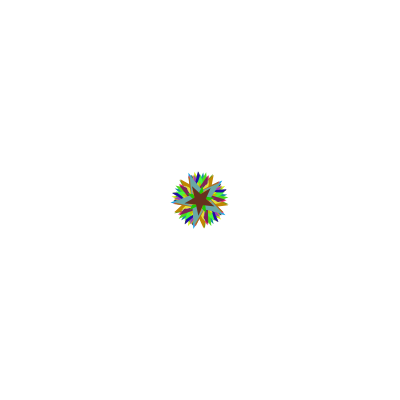
Frame 1 (no input)
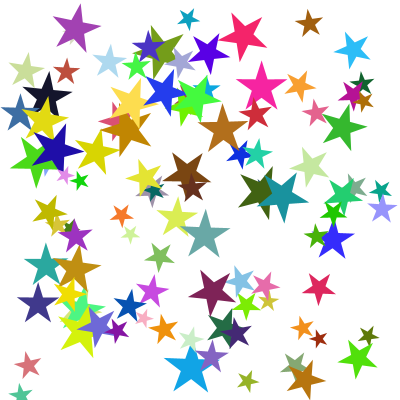
Frame 60 (the mouse pressed at the canvas centre just before this capture)
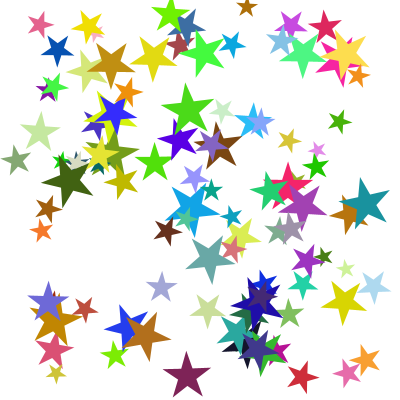
Frame 120 (the mouse held since frame 60 and released just before this capture)

The Processing sketch that drew these frames (run headless with seeded random() and noise(); from frame 60 on, the mouse is pressed at the canvas centre):

// Processing sketch: fp_pg_q_10_08
// ── fp_pg_q_10_08.pde
// 問題 10.8 等速直線運動および回転をしながら壁で反射する 100 個の★を描画するアニメーションを nPlygon クラス
// を継承したクラスを用いて作成せよ．ただし，★どうしの衝突は考慮しなくてもよい．★の大きさ，移動速度，回転速
// 度，初期位置，色は全てランダムに与えよ．
private nStar[] nst = new nStar[100];
private float[] rta = new float[100];
private float i = 0;

public void setup(){
  size(400, 400);
  smooth();
  background(255, 255, 255);
  rectMode(CENTER);
  ellipseMode(CENTER);
  frameRate(30);
  float x = width/2;
  float y = height/2;
  float vx = random(-2, 2);
  float vy = random(-2, 2);
  float r = 0;
  float g = 0;
  float b = 255;
  float d = 50;
  float cc = 50;
  float rotate = PI/2;
  float ic = cc * 1/2 * 0.77;
  for (int i = 0; i < 100; i++){
    x = width/2;
    y = height/2;
    vx = random(-2, 2);
    vy = random(-2, 2);
    r = random(0, 255);
    g = random(0, 255);
    b = random(0, 255);
    d = random(10, 30);
    cc = d;
    rotate = PI/2;
    ic = cc * 1/2 * 0.75;
    this.nst[i] = new nStar(x, y, vx, vy, r, g, b, width, height, d, cc, 5, rotate, 0.75);
    this.nst[i].setInscribedCircle(ic);
    this.nst[i].setup();
    this.rta[i] = random(0, 360);
  }
}

public void draw() {
  background(255, 255, 255);
  //translate(width/2, height/2);
  for (int i = 0; i < 100; i++){
    this.nst[i].rotation(this.rta[i] + PI/2);
    this.nst[i].draw();
    this.nst[i].move();
    this.rta[i]+=0.05;
    if(this.rta[i] == 360){
      this.rta[i] = 0;
    }
  }
}

class nStar extends nPolygon {
  private float inscribedCircle = 0;

  public void setInscribedCircle(float ic){
    this.inscribedCircle = ic;
  }
  public float getInscribedCircle(){
    return this.inscribedCircle;
  }

  nStar(float px, float py, float pvx, float pvy,
    float red, float green, float blue, float pw, float ph,
    float pd, float pCircumscribedCircle,
    int pp, float protatete, float prate){
    super(px, py, pvx, pvy, red, green, blue, pw, ph, pd,
      pCircumscribedCircle, pp, protatete, prate);
  }

  public void setup(){
    super.setup();
  }

  public void drawStar() {
    float cnt = super.getP() * 2;
    float radius = 0;
    float rotate = super.getRotate();
    float x = super.getX();
    float y = super.getY();
    pushMatrix();
    translate(x, y);
    rotate(rotate);
    beginShape();
    for (int i = 1; i <= cnt; i++) {
      if (i % 2 == 0) {
        radius = this.inscribedCircle;
      } else {
        radius = super.getCircumscribedCircle();
      }
      vertex(radius * cos(radians(360 * i/cnt)), radius * sin(radians(360 * i/cnt)));
    }
    endShape(CLOSE);
    popMatrix();
  }

  public void draw(){
    noStroke();
    fill(super.getR(), super.getG(), super.getB());
    this.drawStar();
  }

  public void move(){
    super.move();
  }

  public void rotation(float protate){
    super.setRotate(protate);
  }
}

class nPolygon extends Ball {
  nPolygon(float x, float y, float vx, float vy,
    float red, float green, float blue, float w, float h,
    float d, float circumscribedCircle,
    int p, float rotate, float rate){
    super(x, y, vx, vy, red, green, blue, w, h, d,
      circumscribedCircle, p, rotate, rate);
  }

  public void setup(){
    super.setup();
  }

  public void draw(int n){
    noStroke();
    fill(getR(), getG(), getB());
    super.setRotate(radians(-90));
    super.setP(n);
    super.draw();
  }

  public void move(){
    super.move();
  }
}

class Ball {
  private float x = 0;
  private float y = 0;
  private float vx = 0;
  private float vy = 0;
  private float rx = 0;
  private float ry = 0;
  private float r;
  private float g;
  private float b;
  private float w = 0;
  private float h = 0;
  private float d = 20;
  private boolean flg = true;
  private float v = 0;
  private float theta = 0;
  private float minX = 0;
  private float maxX = 0;
  private float minY = 0;
  private float maxY = 0;
  private float tmpRx = 0;
  private float tmpRy = 0;
  private float CircumscribedCircle = 0;
  private int p = 0;
  private float rotate = PI/2;
  private float rate = 0.75;

  public float getX(){
      return this.x;
  }
  public float getY(){
      return this.y;
  }
  public void setR(float red){
    this.r = red;
  }
  public float getR(){
    return this.r;
  }
  public void setG(float green){
    this.g = green;
  }
  public float getG(){
    return this.g;
  }
  public void setB(float blue){
    this.b = blue;
  }
  public float getB(){
    return this.b;
  }
  public float getCircumscribedCircle(){
    return this.CircumscribedCircle;
  }
  public void setP(int rP){
    this.p = rP;
  }
  public float getP(){
    return this.p;
  }
  public void setRotate(float protate){
    this.rotate = protate;
  }
  public float getRotate(){
    return this.rotate;
  }

  public void setMinX(float pMinX){
    this.minX = pMinX;
  }
  public float getMinX(){
    return this.minX;
  }
  public void setMaxX(float pMaxX){
    this.maxX = pMaxX;
  }
  public float getMaxX(){
    return this.maxX;
  }
  public void setMinY(float pMinY){
    this.minY = pMinY;
  }
  public float getMinY(){
    return this.minY;
  }
  public void setMaxY(float pMaxY){
    this.maxY = pMaxY;
  }
  public float getMaxY(){
    return this.maxY;
  }


  Ball(float px, float py, float pvx, float pvy,
    float red, float green, float blue, float pw, float ph,
    float pd, float pCircumscribedCircle,
    int pp, float protate, float prate){
    this.x = px;
    this.y = py;
    this.vx = pvx;
    this.vy = pvy;
    this.r = red;
    this.g = green;
    this.b = blue;
    this.w = pw;
    this.h = ph;
    this.d = pd;
    this.CircumscribedCircle = pCircumscribedCircle;
    this.p = pp;
    this.rotate = protate;
    this.rate = prate;
  }

  public void setup() {
    /*this.minX = -(w/2) + rw/2;
    maxX = (w/2) - rw/2;
    minY = -(h/2) + rh/2;
    maxY = (h/2) - rh/2;*/
    this.minX = this.d;
    this.maxX = this.w - this.d;
    this.minY = this.d;
    this.maxY = this.h - this.d;
    this.x = this.w/2;
    this.y = this.h/2;
    this.rx = (this.vx * getSpeedRate());
    this.ry = (this.vy * getSpeedRate());
  }

  public void draw(){
    pushMatrix();
    rotate(this.rotate);
    beginShape();
    for (int i = 1; i <= p; i++) {
      vertex(this.CircumscribedCircle * cos(radians(360 * i/p)), this.CircumscribedCircle * sin(radians(360 * i/p)));
    }
    endShape(CLOSE);
    popMatrix();
  }

  public void move(){
    if(this.x <= this.minX || this.maxX <= this.x || this.y <= this.minY || this.maxY <= this.y){
      if(this.x <= this.minX){
        this.x = this.minX;
      } else if(this.maxX <= this.x) {
        this.x = this.maxX;
      }
      if(this.y <= this.minY) {
        this.y = this.minY;
      } else if(this.maxY <= this.y) {
        this.y = this.maxY;
      }
      // 速度のx成分とy成分からスカラーを導出する処理
      this.tmpRx = this.rx;
      this.tmpRy = this.ry;
      this.v = (sqrt(sq(this.rx) + sq(this.ry)));
      if(x <= minX){
        if(this.tmpRx < 0 && this.tmpRy < 0){
          this.theta = (360 - degrees(acos(abs(this.tmpRx)/this.v)));
        } else {
          this.theta = degrees(acos(abs(this.tmpRx)/this.v));
        }
      } else if(this.maxX <= this.x){
        if(0 < this.tmpRx && this.tmpRy < 0){
          this.theta = (180 + degrees(acos(abs(this.tmpRx)/v)));
        } else {
          this.theta = (180 - degrees(acos(abs(this.tmpRx)/v)));
        }
      } else if(this.y <= this.minY) {
        if(this.tmpRx < 0 && this.tmpRy < 0){
          this.theta = (180 - degrees(asin(abs(this.tmpRy)/this.v)));
        } else {
          this.theta = (degrees(asin(abs(this.tmpRy)/this.v)));
        }
      } else if(this.maxY <= this.y) {
        if(this.tmpRx < 0 && 0 < this.tmpRy){
          this.theta = (180 + degrees(asin(abs(this.tmpRy)/this.v)));
        } else {
          this.theta = (360 - degrees(asin(abs(this.tmpRy)/this.v)));
        }
      }
      this.rx = (this.v * cos(radians(this.theta)));
      this.ry = (this.v * sin(radians(this.theta)));
    }
    this.x += this.rx;
    this.y += this.ry;
  }

  private float getSpeedRate(){
    return random(4, 10);
  }
}
